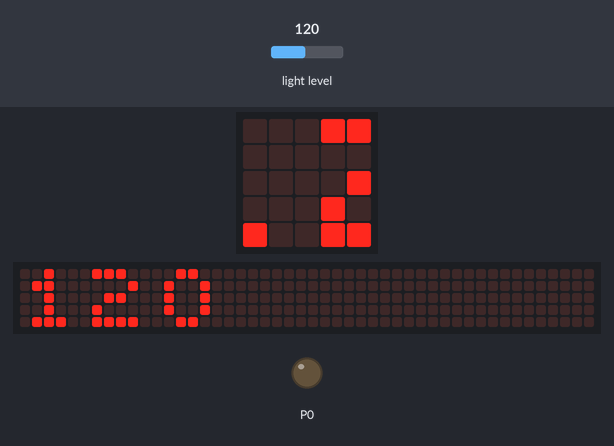
Recording of a program running on a simulated BBC micro:bit (MakeCode). Parts: the board's 5×5 LED display, a strip that is not on the board, showing the scrolling text unrolled, output pins drawn as LEDs (lit = HIGH). The test bench sets the inputs (shaded band); at power-on: light level 120. The 48×5 strip is a reading aid, not a part: it shows the text the display is scrolling, unrolled, one strip-width of it at a time.

Above: at 1.27 s.
1.3 s: light level set to 191
At 3.77 s:
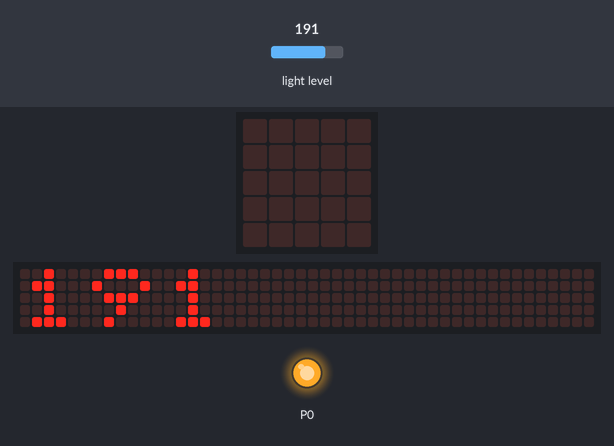
5.9 s: light level set to 5
At 9.0 s:
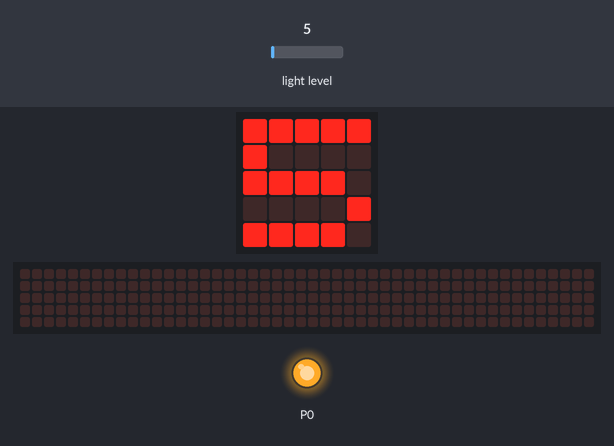
10.5 s: light level set to 64
At 13.64 s:
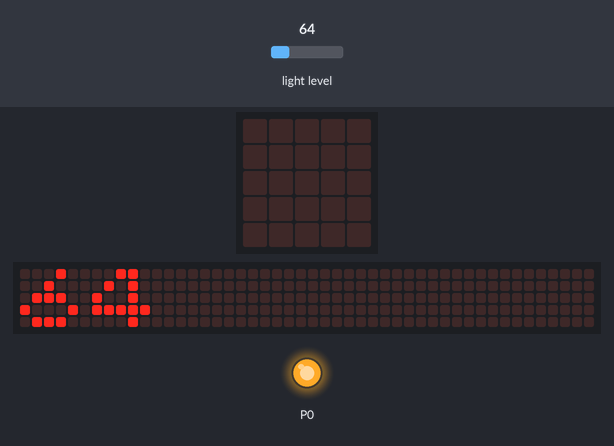
Timing chart, 0 to 15.1 s (numbered marks = the images above; inputs shaded):
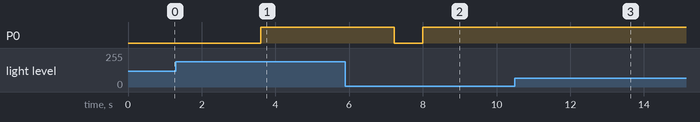

The program:

main.ts
```typescript
let luz = 0
basic.forever(function () {
    luz = input.lightLevel()
    if (luz <= 128) {
        basic.showNumber(luz)
        pins.digitalWritePin(DigitalPin.P0, 1)
    } else {
        basic.showNumber(luz)
        pins.digitalWritePin(DigitalPin.P0, 0)
    }
})
```

test.ts
```typescript
// testes vão aqui; isto não será compilado quando este pacote for usado como uma extensão.
```

Measured:
- after the input at 10.5 s, the display: first changes after 0.59 s (image 3 shows a later state)
